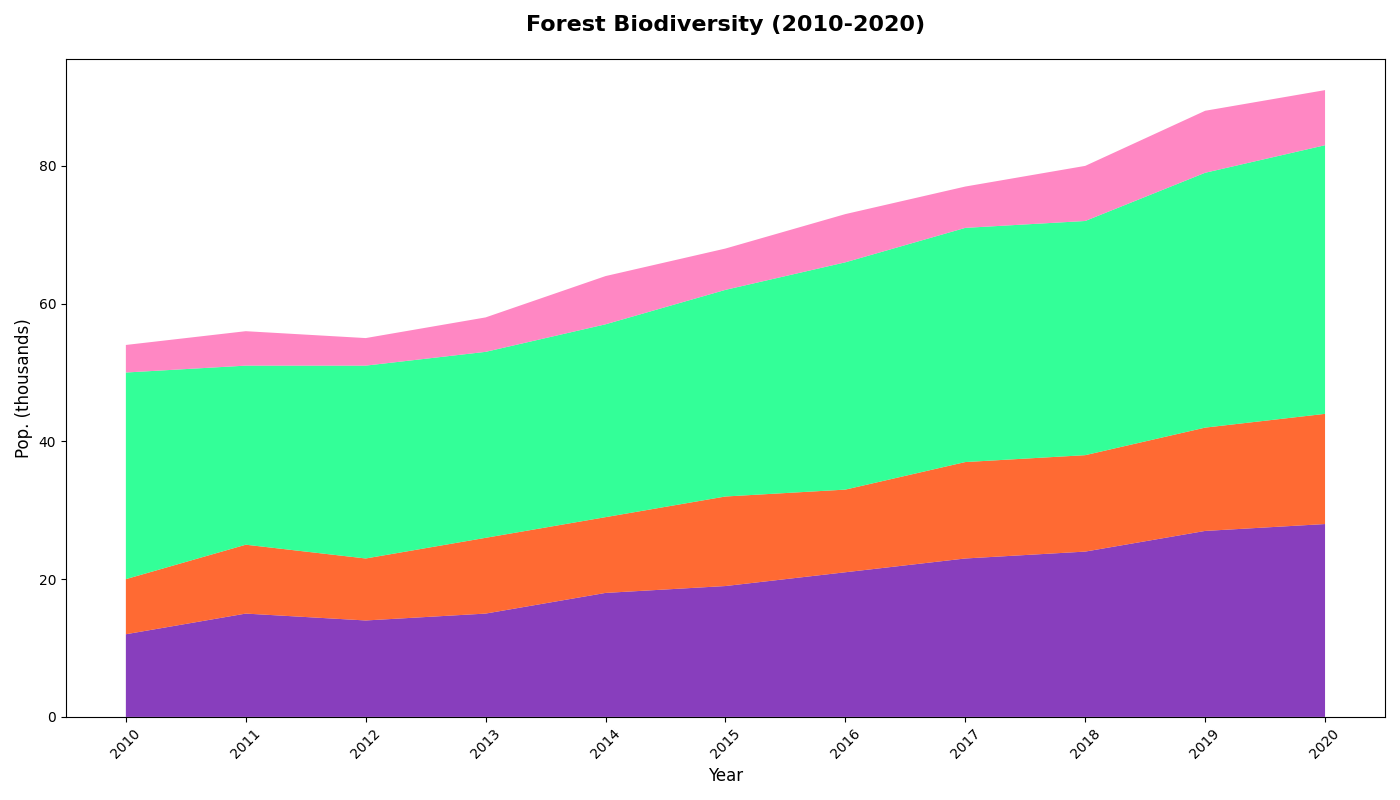

The script that drew this image:
import matplotlib.pyplot as plt
import numpy as np

years = np.arange(2010, 2021)

deer = [12, 15, 14, 15, 18, 19, 21, 23, 24, 27, 28]
foxes = [8, 10, 9, 11, 11, 13, 12, 14, 14, 15, 16]
rabbits = [30, 26, 28, 27, 28, 30, 33, 34, 34, 37, 39]
wolves = [4, 5, 4, 5, 7, 6, 7, 6, 8, 9, 8]

populations = np.vstack([deer, foxes, rabbits, wolves])

# New set of colors
colors = ['#6A0DAD', '#FF4500', '#00FF7F', '#FF69B4']

plt.figure(figsize=(14, 8))
plt.stackplot(years, populations, colors=colors, alpha=0.8)

plt.title('Forest Biodiversity (2010-2020)', fontsize=16, fontweight='bold', pad=20)
plt.xlabel('Year', fontsize=12)
plt.ylabel('Pop. (thousands)', fontsize=12)

plt.xticks(years, rotation=45)

plt.tight_layout()
plt.show()
